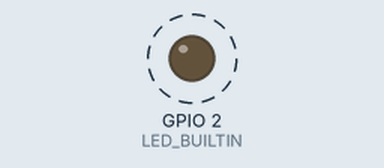
This sketch was run on a simulated ESP32. On the bench: output pins drawn as LEDs (lit = HIGH). Dashed ring = blinking. What the sketch prints to the serial monitor is not drawn.

Above: at 1.2 s.
Timing chart, 0 to 4.0 s (numbered marks = the images above):
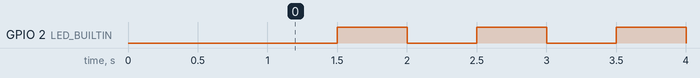

Measured:
- by itself, GPIO 2 (LED_BUILTIN): alternates HIGH for 0.50 s and LOW for 0.50 s

The sketch:

007_ESP32_Hardware_Interrupt.ino
```cpp
#define LED_BUILTIN 2   // Onboard LED pin (GPIO2)

hw_timer_t *timer = NULL;
volatile bool toggleFlag = false;   // ISR -> main loop communication

// ISR (must be very short)
void IRAM_ATTR onTimer() {
  static bool led_state = false;
  led_state = !led_state;
  digitalWrite(LED_BUILTIN, led_state);

  toggleFlag = true;   // set flag for loop()
}

void setup() {
  Serial.begin(115200);
  delay(1000);
  Serial.println("ESP32 Timer Interrupt Example Started");

  pinMode(LED_BUILTIN, OUTPUT);

  // Initialize timer at 1 MHz (tick = 1 µs)
  timer = timerBegin(1000000);

  // Attach ISR
  timerAttachInterrupt(timer, &onTimer);

  // Set alarm: 500000 µs = 0.5s, autoreload
  timerAlarm(timer, 500000, true, 0);
}

void loop() {
  if (toggleFlag) {
    toggleFlag = false;   // clear flag

    static int count = 0;
    Serial.print("Timer interrupt count: ");
    Serial.println(++count);
  }
}
```
